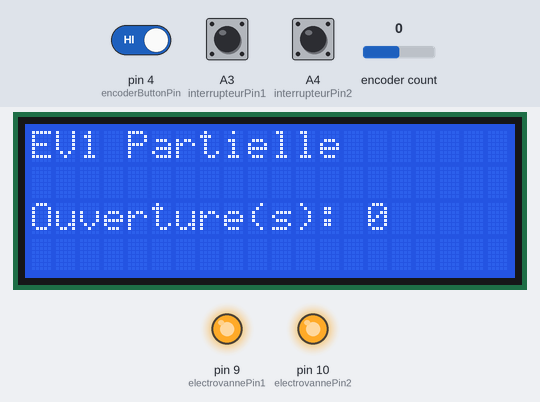
This sketch was run on a simulated Arduino Uno, built for the host (arithmetic inside an expression is 32-bit, double 64-bit). Parts: 20×4 character LCD, output pins drawn as LEDs (lit = HIGH). The inputs (shaded band) are chosen by the test bench; at power-on: encoder count 0, A4 (interrupteurPin2) HIGH, pin 4 (encoderButtonPin) HIGH, A3 (interrupteurPin1) HIGH.

Above: at 1.2 s.
1.3 s: encoder count set to -1
At 2.5 s:
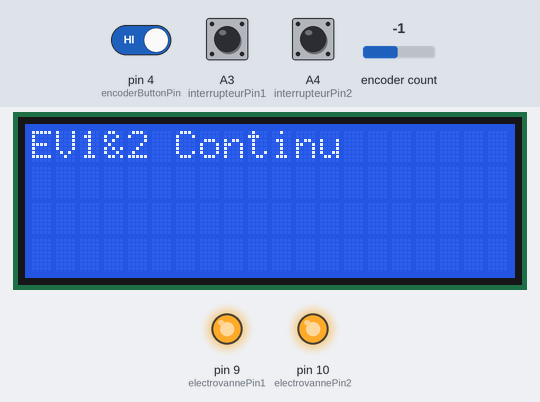
2.8 s: encoder count set to -2
At 3.6 s:
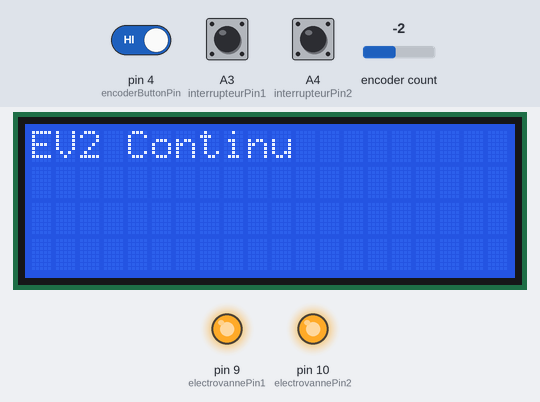
4.3 s: A4 (interrupteurPin2) pulled LOW for 0.15 s
At 4.37 s:
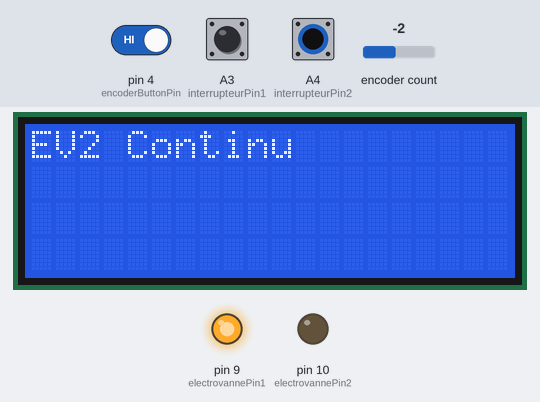
5.9 s: A4 (interrupteurPin2) pulled LOW for 3.2 s
At 10.3 s:
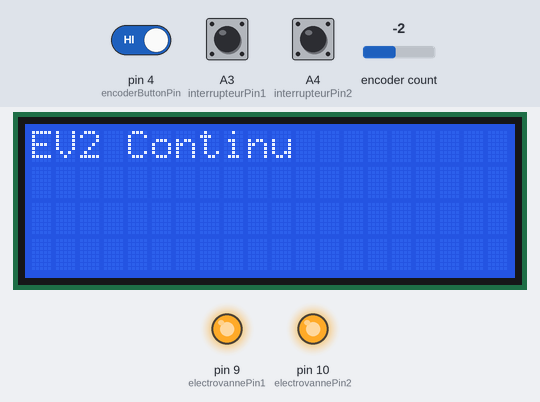
10.6 s: encoder count set to -3
12.1 s: encoder count set to -4
At 13.3 s:
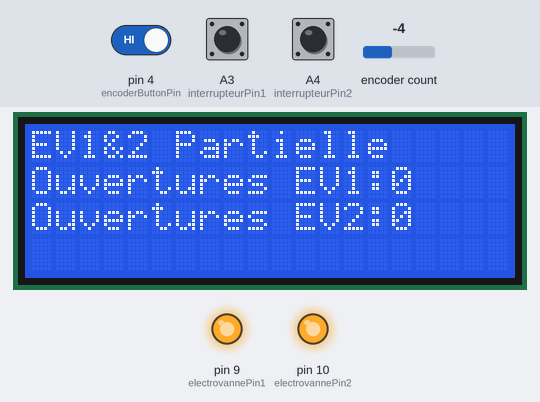
Timing chart, 0 to 14.6 s (numbered marks = the images above; inputs shaded):
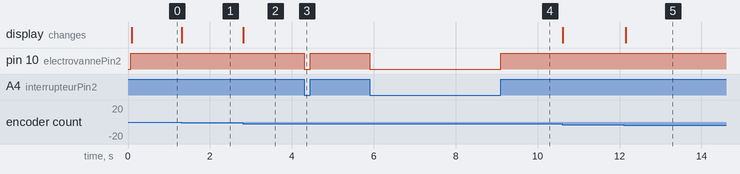

Measured:
- after the input at 1.3 s, the display: changes at once (image 1)
- after the input at 2.8 s, the display: changes at once (image 2)
- after the input at 4.3 s, pin 10 (electrovannePin2): HIGH → LOW at once, → HIGH 0.15 s later
- after the input at 5.9 s, pin 10 (electrovannePin2): HIGH → LOW at once, → HIGH 3.2 s later
- after the input at 12.1 s, the display: changes after 0.05 s (image 5)

The sketch:

Code.ino
```cpp
#include <Wire.h>
#include <LiquidCrystal_I2C.h>
#include <RotaryEncoder.h>

// Initialisation de l'écran LCD I2C

LiquidCrystal_I2C lcd(0x27, 20, 4); // au lieu de LiquidCrystal_I2C lcd(0x27, 16, 2);


// Pins de l'encodeur rotatif
const int encoderPinA = 2;
const int encoderPinB = 3;
const int encoderButtonPin = 4;

// Initialisation de l'encodeur rotatif
RotaryEncoder encoder(encoderPinA, encoderPinB);

// Pins des interrupteurs et électrovannes
const int interrupteurPin1 = A3;
const int interrupteurPin2 = A4;
const int electrovannePin1 = 9;
const int electrovannePin2 = 10;

// Durées d'ouverture et de fermeture des électrovannes (en millisecondes)
const unsigned long electrovanneOuverture = 10000;
const unsigned long electrovanneFermeture = 10000;

// Modes de fonctionnement
enum Mode {
  MODE_EV1_PARTIELLE,
  MODE_EV2_PARTIELLE,
  MODE_EV1_EV2_PARTIELLE,
  MODE_EV1_CONTINU,
  MODE_EV2_CONTINU,
  MODE_EV1_EV2_CONTINU,
  MODE_TOTAL
};

Mode currentMode = MODE_EV1_PARTIELLE;

// Variables pour la gestion des électrovannes
bool electrovanne1Ouverte = false;
bool electrovanne2Ouverte = false;

// Variables pour la gestion des temporisations
unsigned long previousMillisMenu = 0;
unsigned long previousMillisEV1 = 0;
unsigned long previousMillisEV2 = 0;
unsigned long intervalEV1 = 0;
unsigned long intervalEV2 = 0;

// Compteurs
int ev1Compteur = 0;
int ev2Compteur = 0;
unsigned long ev1Temps = 0;
unsigned long ev2Temps = 0;

void updateMenuDisplay();

void setup() {
  // Configuration de l'écran LCD
  lcd.init();
  lcd.backlight();

  // Configuration des interrupteurs et électrovannes
  pinMode(interrupteurPin1, INPUT_PULLUP);
  pinMode(interrupteurPin2, INPUT_PULLUP);
  pinMode(electrovannePin1, OUTPUT);
  pinMode(electrovannePin2, OUTPUT);
  digitalWrite(electrovannePin1, HIGH);
  digitalWrite(electrovannePin2, HIGH);

  // Configuration de l'encodeur rotatif
  pinMode(encoderPinA, INPUT_PULLUP);
  pinMode(encoderPinB, INPUT_PULLUP);


  updateMenuDisplay();
}

void loop() {
  // Gérer les électrovannes
  unsigned long currentMillis = millis(); // Obtenir le temps actuel

switch (currentMode) {
    case MODE_EV1_PARTIELLE:
      if (digitalRead(interrupteurPin1) == LOW && !electrovanne1Ouverte && currentMillis - previousMillisEV1 >= electrovanneFermeture) {
        digitalWrite(electrovannePin1, LOW);
        electrovanne1Ouverte = true;
        previousMillisEV1 = currentMillis;
        ev1Compteur++;
        updateMenuDisplay();
      }
      if (electrovanne1Ouverte && currentMillis - previousMillisEV1 >= electrovanneOuverture) {
        digitalWrite(electrovannePin1, HIGH);
        electrovanne1Ouverte = false;
        previousMillisEV1 = currentMillis;
      }
      break;
    case MODE_EV2_PARTIELLE:
      if (digitalRead(interrupteurPin2) == LOW && !electrovanne2Ouverte && currentMillis - previousMillisEV2 >= electrovanneFermeture) {
        digitalWrite(electrovannePin2, LOW);
        electrovanne2Ouverte = true;
        previousMillisEV2 = currentMillis;
        ev2Compteur++;
        updateMenuDisplay();
      }
      if (electrovanne2Ouverte && currentMillis - previousMillisEV2 >= electrovanneOuverture) {
        digitalWrite(electrovannePin2, HIGH);
        electrovanne2Ouverte = false;
        previousMillisEV2 = currentMillis;
      }
      break;
        case MODE_EV1_EV2_PARTIELLE:
      // EV1
      if (digitalRead(interrupteurPin1) == LOW && !electrovanne1Ouverte && currentMillis - previousMillisEV1 >= electrovanneFermeture) {
        digitalWrite(electrovannePin1, LOW);
        electrovanne1Ouverte = true;
        previousMillisEV1 = currentMillis;
        ev1Compteur++;
        updateMenuDisplay();
      }
      if (electrovanne1Ouverte && currentMillis - previousMillisEV1 >= electrovanneOuverture) {
        digitalWrite(electrovannePin1, HIGH);
        electrovanne1Ouverte = false;
        previousMillisEV1 = currentMillis;
      }

      if (digitalRead(interrupteurPin2) == LOW && !electrovanne2Ouverte && currentMillis - previousMillisEV2 >= electrovanneFermeture) {
        digitalWrite(electrovannePin2, LOW);
        electrovanne2Ouverte = true;
        previousMillisEV2 = currentMillis;
        ev2Compteur++;
        updateMenuDisplay();
      }
      if (electrovanne2Ouverte && currentMillis - previousMillisEV2 >= electrovanneOuverture) {
        digitalWrite(electrovannePin2, HIGH);
        electrovanne2Ouverte = false;
        previousMillisEV2 = currentMillis;
      }
      break;
       case MODE_EV1_CONTINU:
    if (digitalRead(interrupteurPin1) == LOW) {
      digitalWrite(electrovannePin1, LOW);
    } else {
      digitalWrite(electrovannePin1, HIGH);
    }
    // Compteur de temps pour EV1
    unsigned long currentMillisEV1 = millis();
    if (digitalRead(interrupteurPin1) == LOW && !electrovanne1Ouverte && currentMillisEV1 - previousMillisEV1 >= electrovanneFermeture) {
      electrovanne1Ouverte = true;
      previousMillisEV1 = currentMillisEV1;
    }
    if (digitalRead(interrupteurPin1) == HIGH && electrovanne1Ouverte && currentMillisEV1 - previousMillisEV1 >= electrovanneOuverture) {
      electrovanne1Ouverte = false;
      previousMillisEV1 = currentMillisEV1;
      ev1Temps += (currentMillisEV1 - previousMillisEV1); // Ajouter le temps d'ouverture de l'électrovanne au compteur de temps EV1
    }
    break;
    case MODE_EV2_CONTINU:
      if (digitalRead(interrupteurPin2) == LOW) {
        digitalWrite(electrovannePin2, LOW);
      } else {
        digitalWrite(electrovannePin2, HIGH);
      }
      break;
    case MODE_EV1_EV2_CONTINU:
      if (digitalRead(interrupteurPin1) == LOW) {
        digitalWrite(electrovannePin1, LOW);
      } else {
        digitalWrite(electrovannePin1, HIGH);
      }
      if (digitalRead(interrupteurPin2) == LOW) {
        digitalWrite(electrovannePin2, LOW);
      } else {
        digitalWrite(electrovannePin2, HIGH);
      }
      break;
    default:
      break;
  }

   // Gérer l'encodeur rotatif
  encoder.tick();
  int newPos = encoder.getPosition();
  static int oldPos = newPos;

  if (currentMillis - previousMillisMenu >= 1) {
    previousMillisMenu = currentMillis;
    if (newPos != oldPos) {
      if (newPos > oldPos) {
        currentMode = (Mode)((currentMode + 1) % MODE_TOTAL);
      } else {
        currentMode = (Mode)((currentMode - 1 + MODE_TOTAL) % MODE_TOTAL);
      }
      updateMenuDisplay();
    }
    oldPos = newPos;
  }

  // Vérifier si l'utilisateur a effectué un double-clic sur le bouton de l'encodeur rotatif
  static bool buttonPressed = false;
  static unsigned long buttonPressTime = 0;

 if (digitalRead(encoderButtonPin) == LOW) {
    if (!buttonPressed) {
      // Le bouton vient d'être enfoncé
      buttonPressed = true;
      buttonPressTime = currentMillis;
    } else {
      // Le bouton est déjà enfoncé
      if (currentMillis - buttonPressTime > 50) {
        // Le bouton est toujours enfoncé après 50 ms, donc c'est un double-clic
        // Redémarrer l'Arduino
        asm volatile ("  jmp 0");
      }
    }
  } else {
    // Le bouton n'est pas enfoncé
    buttonPressed = false;
  }
}


void updateMenuDisplay() {
  lcd.clear();
  lcd.setCursor(0, 0);
  switch (currentMode) {
    case MODE_EV1_PARTIELLE:
      lcd.print("EV1 Partielle ");
      lcd.setCursor(0, 2);
      lcd.print("Ouverture(s): ");
      lcd.print(ev1Compteur); // Afficher le compteur pour EV1
      break;
    case MODE_EV2_PARTIELLE:
      lcd.print("EV2 Partielle ");
      lcd.setCursor(0, 2);
      lcd.print("Ouverture(s): ");
      lcd.print(ev2Compteur); // Afficher le compteur pour EV2
      break;
     case MODE_EV1_EV2_PARTIELLE:
      lcd.print("EV1&2 Partielle");
      lcd.setCursor(0, 1);
      lcd.print("Ouvertures EV1: ");
      lcd.setCursor(15, 1);
      lcd.print(ev1Compteur); // Afficher le compteur pour EV1
      lcd.setCursor(0, 2);
      lcd.print("Ouvertures EV2: ");
      lcd.setCursor(15, 2);
      lcd.print(ev2Compteur); // Afficher le compteur pour EV2
      break;
    case MODE_EV1_CONTINU:
      lcd.print("EV1 Continu ");
      break;
    case MODE_EV2_CONTINU:
      lcd.print("EV2 Continu ");
      break;
    case MODE_EV1_EV2_CONTINU:
      lcd.print("EV1&2 Continu ");
      break;
    default:
      break;
  }
}
```
